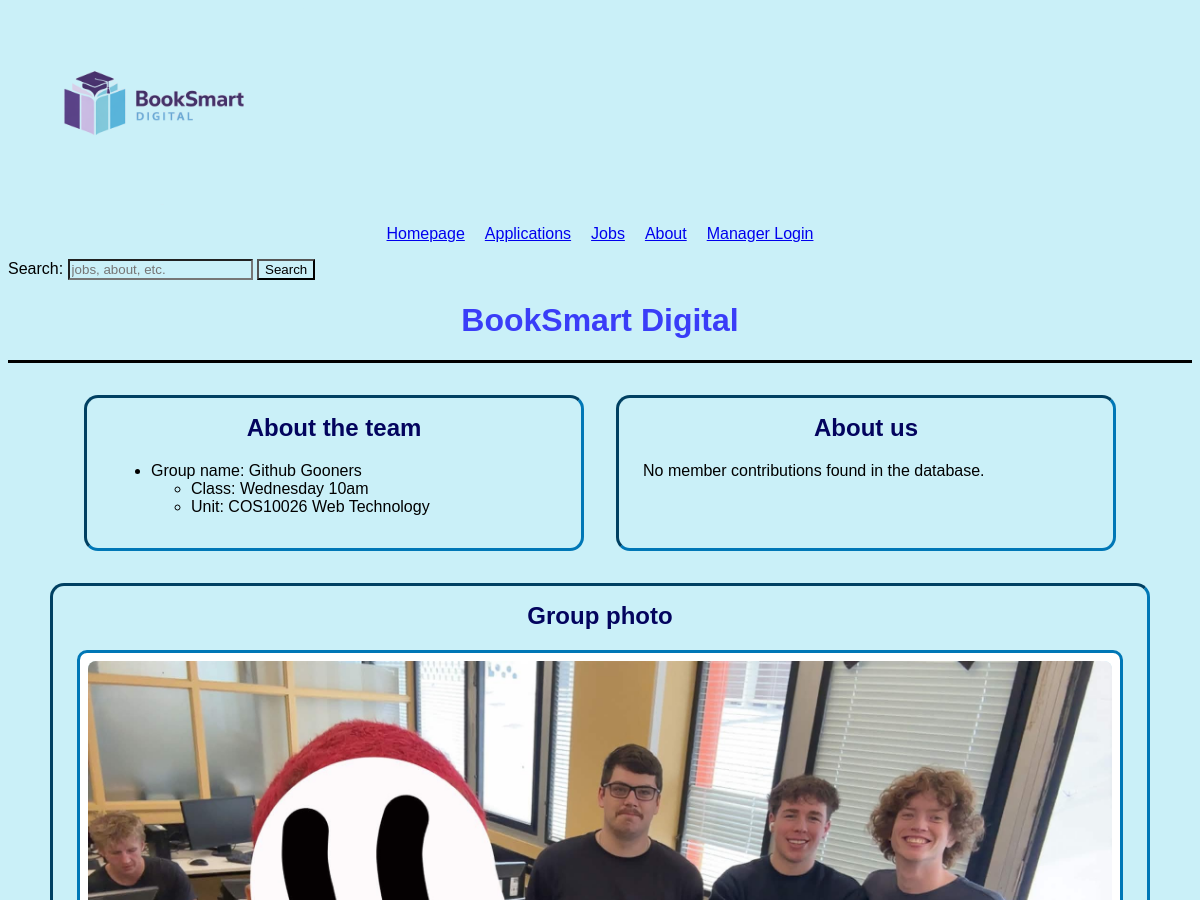
Before: /pages/about.php (upper part) with the older database file.
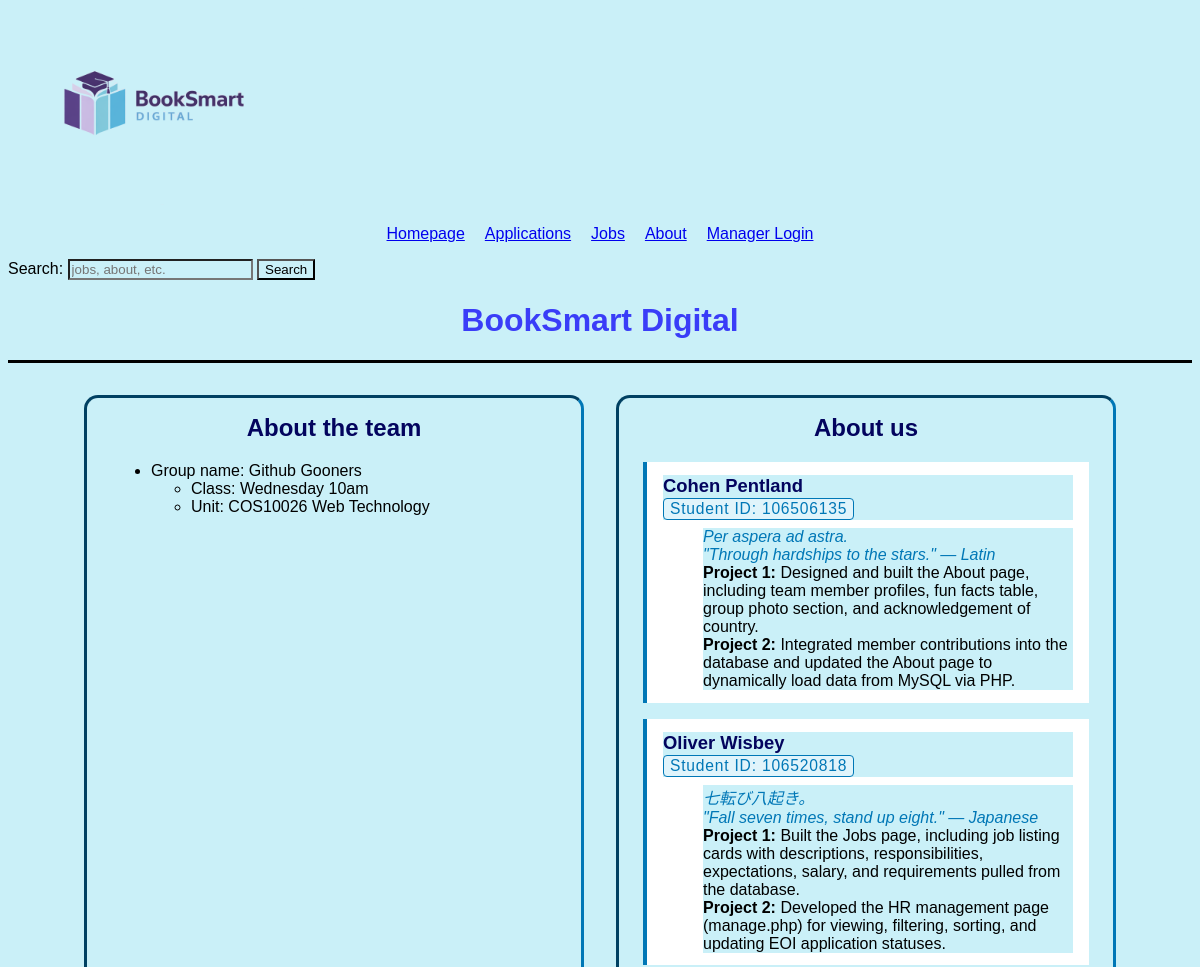
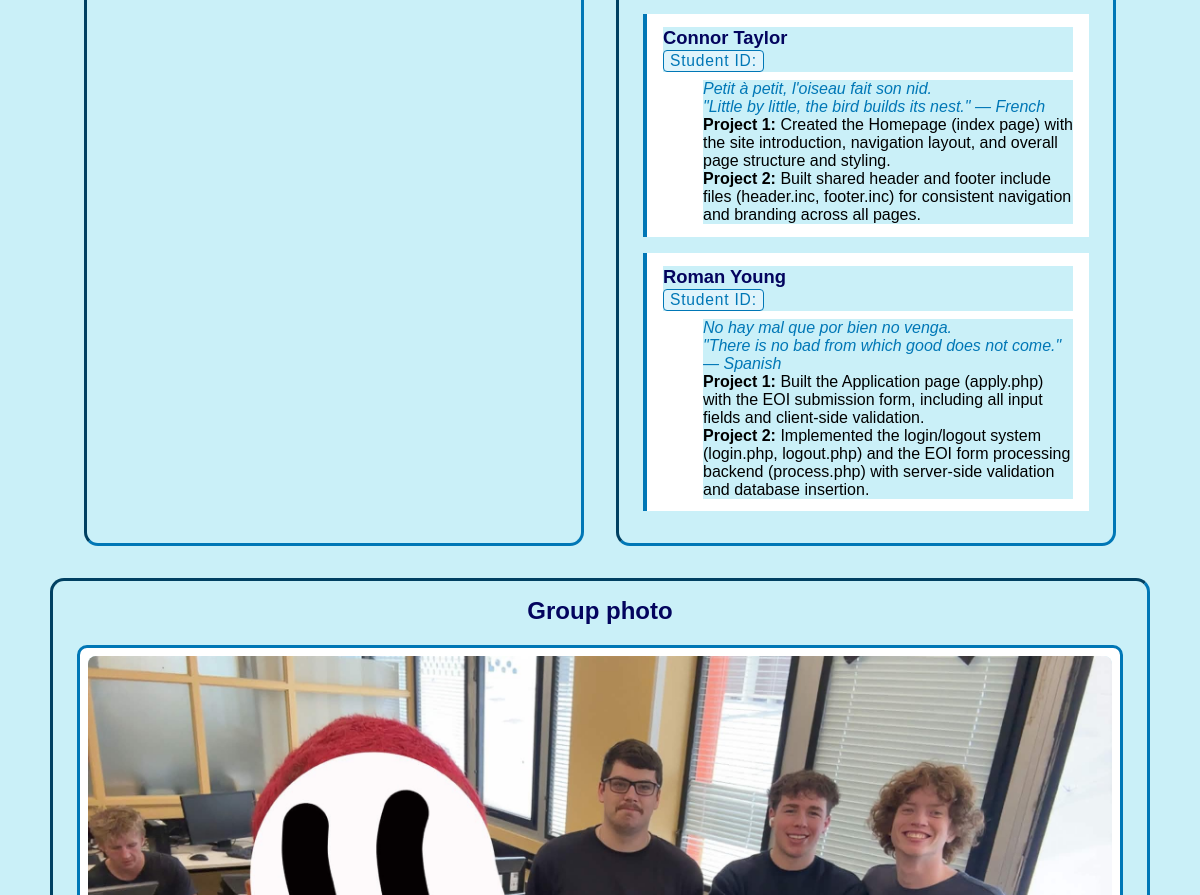
After: the same page with the newer database file (2 pictures, top to bottom).
### tables this page shows
CREATE TABLE `member_contributions` (
  `id` int(11) NOT NULL AUTO_INCREMENT,
  `name` varchar(100) NOT NULL,
  `student_id` varchar(20) NOT NULL,
  `quote` text NOT NULL,
  `quote_lang` varchar(10) NOT NULL DEFAULT 'en',
  `quote_translation` text NOT NULL,
  `quote_source` varchar(100) NOT NULL,
  `project1_contribution` text NOT NULL,
  `project2_contribution` text NOT NULL,
  PRIMARY KEY (`id`)
);

### pages/about.php (the view, shortened to what this page needs)
<?php
require_once '../settings.php';
$members = [];
$db_error = "";
$conn = @mysqli_connect($host, $user, $pwd, $sql_db);
if (!$conn) {
    $db_error = "Connection failed: " . mysqli_connect_error();
} else {
    $result = @mysqli_query($conn, "SELECT * FROM member_contributions ORDER BY id");
    if (!$result) {
        $db_error = "Query failed: " . mysqli_error($conn);
    } else {
        while ($row = mysqli_fetch_assoc($result)) {
            $members[] = $row;
        }
    }
}
?>
<!DOCTYPE html>
<html lang="en">
<head>
    <link rel="stylesheet" href="../styles/styles.css">
    <link rel="stylesheet" type="text/css" href="../styles/about.css">
</head>
<body>
<?php
if (!@include('../IncFiles/header.inc')) {
    echo '<p style="color:red;">Header include failed</p>';
}
?>
    <main>
        <div class="about-container">
            <section class="aboutboxes">
                <h1>About the team</h1>
                <ul>
                    <li>Group name: Github Gooners
                        <ul>
                            <li>Class: Wednesday 10am</li>
                            <li>Unit: COS10026 Web Technology</li>
                        </ul>
                    </li>
                </ul>
            </section>
            <section class="aboutboxes">
                <h1>About us</h1>
                <?php if ($db_error): ?>
                    <p style="color:red;"><?php echo htmlspecialchars($db_error); ?></p>
                <?php elseif (!empty($members)): ?>
                    <?php foreach ($members as $m): ?>
                    <dl class="member">
                        <dt><?php echo htmlspecialchars($m['name']); ?></dt>
                        <dt><span class="student-id">Student ID: <?php echo htmlspecialchars($m['student_id']); ?></span></dt>
                        <dd class="quote">
                            <span lang="<?php echo htmlspecialchars($m['quote_lang']); ?>"><?php echo htmlspecialchars($m['quote']); ?></span><br>
                            <em><?php echo htmlspecialchars($m['quote_translation']); ?></em> — <?php echo htmlspecialchars($m['quote_source']); ?>
                        </dd>
                        <dd><strong>Project 1:</strong> <?php echo htmlspecialchars($m['project1_contribution']); ?></dd>
                        <dd><strong>Project 2:</strong> <?php echo htmlspecialchars($m['project2_contribution']); ?></dd>
                    </dl>
                    <?php endforeach; ?>
                <?php else: ?>
                    <p>No member contributions found in the database.</p>
                <?php endif; ?>
            </section>
            <section class="aboutboxes" style="flex: 1 1 100%; max-width: 100%;">
                <h1>Group photo</h1>
                <figure>
                    <img class="group-photo" src="../Images/Groupphoto.jpg" alt="Team group photo">
                </figure>
            </section>
        </div>
    </main>
</body>
</html>

### IncFiles/header.inc
<a href="index.php">
    <img id=book_smart_logo src="../Images/BookSmart_Digital_logo_CAF0F8_background.png"
        alt="BookSmart Digital Company Logo" title="To home page">
</a>
<nav>
    <ul>
        <li><a href="index.php" target="_self">Homepage</a></li>
        <li><a href="apply.php" target="_self">Applications</a></li>
        <li><a href="jobs.php" target="_self">Jobs</a></li>
        <li><a href="about.php" target="_self">About</a></li>
        <li><a href="../login.php" target="_self">Manager Login</a></li>
    </ul>
</nav>
<form>
    <label for="search">Search:</label>
    <input type="text" id="search" name = "search" placeholder="jobs, about, etc.">
    <button type="submit">Search</button>
</form>
<h1 style="text-align: center;">BookSmart Digital</h1>
<hr style="height: 3px; border: none; background-color: black;">

### styles/styles.css (style rules this page uses)
* { background-color: #CAF0F8; font-family: Arial, Helvetica, sans-serif; }
#book_smart_logo { width: 25%; text-align: center; }
h1 { color: #3A3DF8; }
nav ul { list-style: none; display: flex; justify-content: center; gap: 20px; padding: 0; }
nav { text-align: center; }

### styles/about.css (style rules this page uses)
.about-container { display: flex; justify-content: center; align-items: stretch; gap: 2em; flex-wrap: wrap; max-width: 1100px; margin: 2em auto; padding: 0 1em 120px 1em; }
.aboutboxes { background-color: #CAF0F8; padding: 1em 1.5em; flex: 1 1 0; min-width: 300px; max-width: 500px; border: 3px inset #0077B6; border-radius: 14px; box-sizing: border-box; }
.aboutboxes h1 { text-align: center; margin-top: 0; color: #03045E; }
.member { background-color: #fff; border-left: 4px solid #0077B6; padding: 0.8em 1em; margin-bottom: 1em; }
.member dt { font-weight: bold; font-size: 1.15em; color: #03045E; }
.group-photo { display: block; width: 100%; height: auto; border-radius: 8px; }
.member .quote { margin-top: 0.5em; font-style: italic; color: #0077B6; }

### pages/about.php (style rules this page uses)
.student-id { font-size: 0.85em; color: #0077B6; font-weight: normal; letter-spacing: 0.05em; background-color: #e0f4fb; display: inline-block; padding: 1px 6px; border-radius: 4px; border: 1px solid #0077B6; }
figure { border: 3px solid #0077B6; border-radius: 10px; padding: 0.5em; margin: 0; background-color: #fff; }

Changed rows visible on the page:
added member_contributions: name "Cohen Pentland", student "106506135", quote "Per aspera ad astra.", quote_translation "\"Through hardships to the stars.\"", quote_source "Latin", project1_contribution "Designed and built the About page, including team member profiles, fun facts table, group photo section, and acknowledgement of country.", project2_contribution "Integrated member contributions into the database and updated the About page to dynamically load data from MySQL via PHP."
added member_contributions: name "Oliver Wisbey", student "106520818", quote "七転び八起き。", quote_translation "\"Fall seven times, stand up eight.\"", quote_source "Japanese", project1_contribution "Built the Jobs page, including job listing cards with descriptions, responsibilities, expectations, salary, and requirements pulled from the database.", project2_contribution "Developed the HR management page (manage.php) for viewing, filtering, sorting, and updating EOI application statuses."
added member_contributions: name "Connor Taylor", quote "Petit à petit, l'oiseau fait son nid.", quote_translation "\"Little by little, the bird builds its nest.\"", quote_source "French", project1_contribution "Created the Homepage (index page) with the site introduction, navigation layout, and overall page structure and styling.", project2_contribution "Built shared header and footer include files (header.inc, footer.inc) for consistent navigation and branding across all pages."
added member_contributions: name "Roman Young", quote "No hay mal que por bien no venga.", quote_translation "\"There is no bad from which good does not come.\"", quote_source "Spanish", project1_contribution "Built the Application page (apply.php) with the EOI submission form, including all input fields and client-side validation.", project2_contribution "Implemented the login/logout system (login.php, logout.php) and the EOI form processing backend (process.php) with server-side validation and database insertion."
Other visible differences:
text no longer shown: "No member contributions found in the database."
